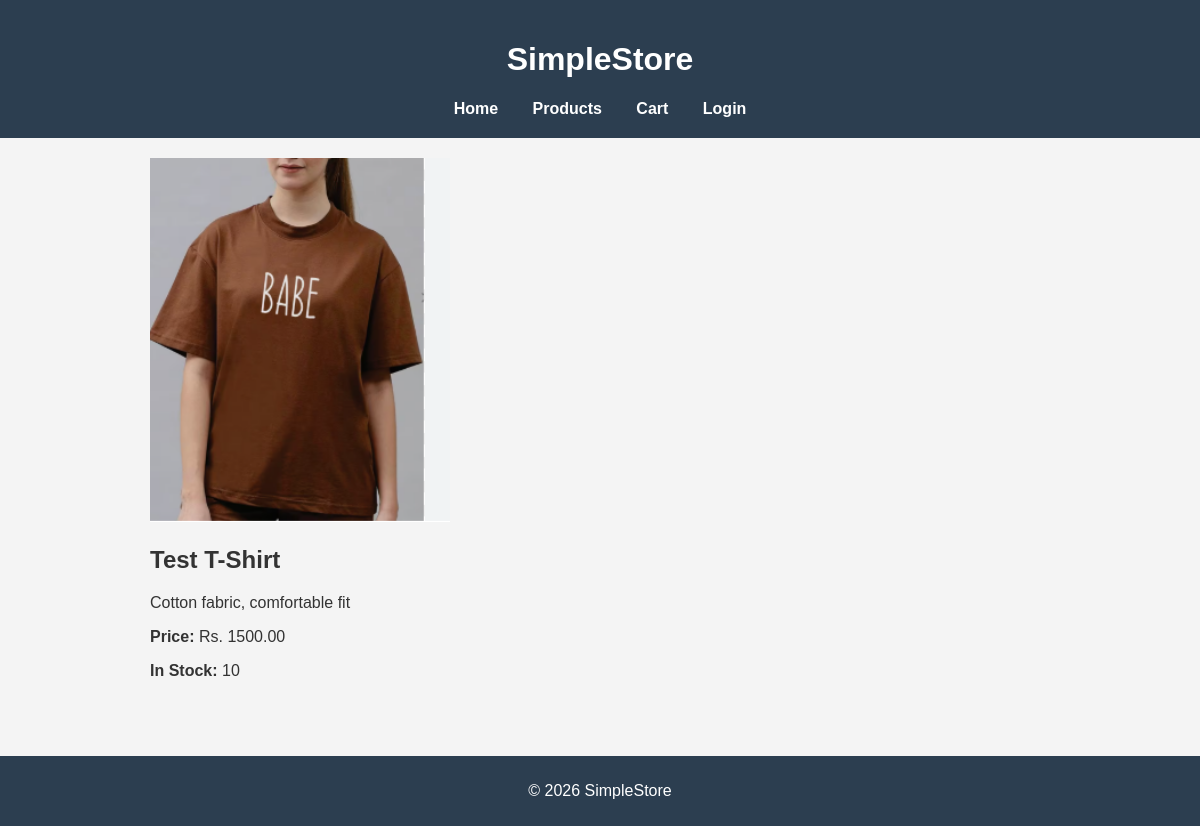
/product/1/, run on the app's committed database.
### store/models.py (models this page shows, shortened)
class Product(models.Model):
    name = models.CharField(max_length=200)
    description = models.TextField()
    price = models.DecimalField(max_digits=10, decimal_places=2)
    image = models.ImageField(upload_to='products/', blank=True, null=True)
    stock = models.PositiveIntegerField(default=0)

### store/views.py (the view)
# urls.py: path('product/<int:product_id>/', views.product_detail, name='product_detail'),
def product_detail(request, product_id):
    product = get_object_or_404(Product, id=product_id)
    context = {'product': product}
    return render(request, 'store/product_detail.html', context)

### store/templates/store/product_detail.html (shortened to what this page needs)
{% extends "store/base.html" %}
{% block content %}
    {% if product.image %}
        <img src="{{ product.image.url }}" alt="{{ product.name }}" width="300">
    {% endif %}
    <h2>{{ product.name }}</h2>
    <p>{{ product.description }}</p>
    <p><strong>Price:</strong> Rs. {{ product.price }}</p>
    <p><strong>In Stock:</strong> {{ product.stock }}</p>
{% endblock %}

### store/static/store/css/style.css (style rules this page uses)
body { font-family: Arial, sans-serif; margin: 0; padding: 0; background-color: #f4f4f4; color: #333; }

### data on the page
Product: image (picture), name "Test T-Shirt", description "Cotton fabric, comfortable fit", price "1500.00", stock "10"
